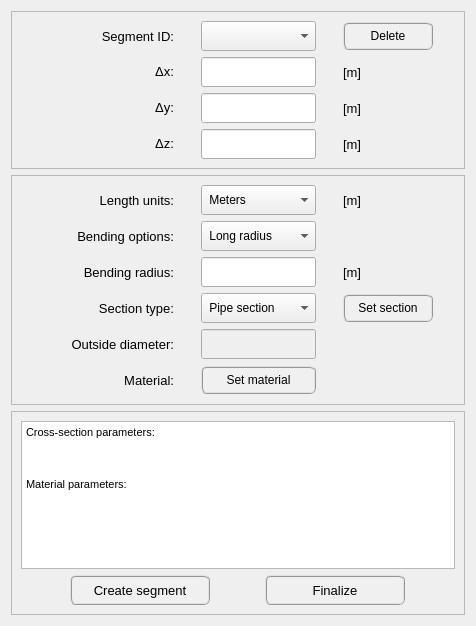
<?xml version="1.0" encoding="UTF-8"?>
<ui version="4.0">
 <class>Form</class>
 <widget class="QWidget" name="Form">
  <property name="geometry">
   <rect>
    <x>0</x>
    <y>0</y>
    <width>476</width>
    <height>626</height>
   </rect>
  </property>
  <property name="windowTitle">
   <string>Form</string>
  </property>
  <layout class="QVBoxLayout" name="verticalLayout">
   <item>
    <widget class="QFrame" name="frame_3">
     <property name="sizePolicy">
      <sizepolicy hsizetype="Expanding" vsizetype="Preferred">
       <horstretch>0</horstretch>
       <verstretch>0</verstretch>
      </sizepolicy>
     </property>
     <property name="frameShape">
      <enum>QFrame::StyledPanel</enum>
     </property>
     <property name="frameShadow">
      <enum>QFrame::Raised</enum>
     </property>
     <layout class="QGridLayout" name="gridLayout">
      <item row="3" column="1">
       <widget class="QLineEdit" name="lineEdit_delta_y">
        <property name="minimumSize">
         <size>
          <width>108</width>
          <height>30</height>
         </size>
        </property>
        <property name="maximumSize">
         <size>
          <width>115</width>
          <height>30</height>
         </size>
        </property>
        <property name="font">
         <font>
          <pointsize>10</pointsize>
         </font>
        </property>
        <property name="alignment">
         <set>Qt::AlignCenter</set>
        </property>
       </widget>
      </item>
      <item row="0" column="0">
       <widget class="QLabel" name="label_10">
        <property name="minimumSize">
         <size>
          <width>132</width>
          <height>30</height>
         </size>
        </property>
        <property name="maximumSize">
         <size>
          <width>132</width>
          <height>30</height>
         </size>
        </property>
        <property name="font">
         <font>
          <pointsize>10</pointsize>
         </font>
        </property>
        <property name="text">
         <string>Segment ID:</string>
        </property>
        <property name="alignment">
         <set>Qt::AlignRight|Qt::AlignTrailing|Qt::AlignVCenter</set>
        </property>
       </widget>
      </item>
      <item row="2" column="2">
       <widget class="QLabel" name="label_unit_delta_x">
        <property name="font">
         <font>
          <pointsize>10</pointsize>
         </font>
        </property>
        <property name="text">
         <string>[m]</string>
        </property>
       </widget>
      </item>
      <item row="3" column="0">
       <widget class="QLabel" name="label_2">
        <property name="minimumSize">
         <size>
          <width>132</width>
          <height>30</height>
         </size>
        </property>
        <property name="maximumSize">
         <size>
          <width>132</width>
          <height>30</height>
         </size>
        </property>
        <property name="font">
         <font>
          <pointsize>10</pointsize>
         </font>
        </property>
        <property name="toolTip">
         <string/>
        </property>
        <property name="text">
         <string>&lt;html&gt;&lt;head/&gt;&lt;body&gt;&lt;p&gt;Δy:&lt;/p&gt;&lt;/body&gt;&lt;/html&gt;</string>
        </property>
        <property name="alignment">
         <set>Qt::AlignRight|Qt::AlignTrailing|Qt::AlignVCenter</set>
        </property>
       </widget>
      </item>
      <item row="3" column="2">
       <widget class="QLabel" name="label_unit_delta_y">
        <property name="font">
         <font>
          <pointsize>10</pointsize>
         </font>
        </property>
        <property name="text">
         <string>[m]</string>
        </property>
       </widget>
      </item>
      <item row="2" column="0">
       <widget class="QLabel" name="label">
        <property name="minimumSize">
         <size>
          <width>132</width>
          <height>30</height>
         </size>
        </property>
        <property name="maximumSize">
         <size>
          <width>132</width>
          <height>30</height>
         </size>
        </property>
        <property name="font">
         <font>
          <pointsize>10</pointsize>
         </font>
        </property>
        <property name="toolTip">
         <string/>
        </property>
        <property name="text">
         <string>&lt;html&gt;&lt;head/&gt;&lt;body&gt;&lt;p&gt;Δx:&lt;/p&gt;&lt;/body&gt;&lt;/html&gt;</string>
        </property>
        <property name="alignment">
         <set>Qt::AlignRight|Qt::AlignTrailing|Qt::AlignVCenter</set>
        </property>
       </widget>
      </item>
      <item row="0" column="1">
       <widget class="QComboBox" name="comboBox_segment_id">
        <property name="minimumSize">
         <size>
          <width>108</width>
          <height>30</height>
         </size>
        </property>
        <property name="maximumSize">
         <size>
          <width>115</width>
          <height>30</height>
         </size>
        </property>
        <property name="font">
         <font>
          <pointsize>9</pointsize>
         </font>
        </property>
        <property name="editable">
         <bool>false</bool>
        </property>
       </widget>
      </item>
      <item row="4" column="0">
       <widget class="QLabel" name="label_3">
        <property name="minimumSize">
         <size>
          <width>132</width>
          <height>30</height>
         </size>
        </property>
        <property name="maximumSize">
         <size>
          <width>132</width>
          <height>30</height>
         </size>
        </property>
        <property name="font">
         <font>
          <pointsize>10</pointsize>
         </font>
        </property>
        <property name="toolTip">
         <string/>
        </property>
        <property name="text">
         <string>&lt;html&gt;&lt;head/&gt;&lt;body&gt;&lt;p&gt;Δz:&lt;/p&gt;&lt;/body&gt;&lt;/html&gt;</string>
        </property>
        <property name="alignment">
         <set>Qt::AlignRight|Qt::AlignTrailing|Qt::AlignVCenter</set>
        </property>
       </widget>
      </item>
      <item row="4" column="1">
       <widget class="QLineEdit" name="lineEdit_delta_z">
        <property name="minimumSize">
         <size>
          <width>108</width>
          <height>30</height>
         </size>
        </property>
        <property name="maximumSize">
         <size>
          <width>115</width>
          <height>30</height>
         </size>
        </property>
        <property name="font">
         <font>
          <pointsize>10</pointsize>
         </font>
        </property>
        <property name="alignment">
         <set>Qt::AlignCenter</set>
        </property>
       </widget>
      </item>
      <item row="4" column="2">
       <widget class="QLabel" name="label_unit_delta_z">
        <property name="font">
         <font>
          <pointsize>10</pointsize>
         </font>
        </property>
        <property name="text">
         <string>[m]</string>
        </property>
       </widget>
      </item>
      <item row="0" column="2">
       <widget class="QPushButton" name="pushButton_delete_segment">
        <property name="minimumSize">
         <size>
          <width>90</width>
          <height>28</height>
         </size>
        </property>
        <property name="maximumSize">
         <size>
          <width>90</width>
          <height>28</height>
         </size>
        </property>
        <property name="font">
         <font>
          <family>MS Shell Dlg 2</family>
          <pointsize>9</pointsize>
          <weight>9</weight>
          <italic>false</italic>
          <bold>false</bold>
         </font>
        </property>
        <property name="toolTip">
         <string>&lt;html&gt;&lt;head/&gt;&lt;body&gt;&lt;p&gt;Press to configure the segment cross-section&lt;/p&gt;&lt;/body&gt;&lt;/html&gt;</string>
        </property>
        <property name="styleSheet">
         <string notr="true">QPushButton{border-radius: 6px; border-color: rgb(150, 150, 150); border-style: ridge; border-width: 2px; color: rgb(0, 0, 0); background-color: rgb(240, 240, 240); font: 75 9pt &quot;MS Shell Dlg 2&quot;}
QPushButton:hover{border-radius: 6px; border-color: rgb(0, 170, 255); border-style: ridge; border-width: 2px; color: rgb(0, 0, 0); background-color: rgba(174, 213, 255, 100); font: 75 9pt &quot;MS Shell Dlg 2&quot;}
QPushButton:pressed{border-radius: 6px; border-color: rgb(0, 170, 255); border-style: ridge; border-width: 3px; color: rgb(0, 0, 0); background-color: rgb(174, 213, 255); font: 75 9pt &quot;MS Shell Dlg 2&quot;}</string>
        </property>
        <property name="text">
         <string>Delete</string>
        </property>
       </widget>
      </item>
      <item row="2" column="1">
       <widget class="QLineEdit" name="lineEdit_delta_x">
        <property name="minimumSize">
         <size>
          <width>108</width>
          <height>30</height>
         </size>
        </property>
        <property name="maximumSize">
         <size>
          <width>115</width>
          <height>30</height>
         </size>
        </property>
        <property name="font">
         <font>
          <pointsize>10</pointsize>
         </font>
        </property>
        <property name="alignment">
         <set>Qt::AlignCenter</set>
        </property>
       </widget>
      </item>
     </layout>
    </widget>
   </item>
   <item>
    <widget class="QFrame" name="frame_2">
     <property name="sizePolicy">
      <sizepolicy hsizetype="Expanding" vsizetype="Preferred">
       <horstretch>0</horstretch>
       <verstretch>0</verstretch>
      </sizepolicy>
     </property>
     <property name="frameShape">
      <enum>QFrame::StyledPanel</enum>
     </property>
     <property name="frameShadow">
      <enum>QFrame::Raised</enum>
     </property>
     <layout class="QGridLayout" name="gridLayout_2">
      <item row="8" column="0">
       <widget class="QLabel" name="label_7">
        <property name="minimumSize">
         <size>
          <width>132</width>
          <height>30</height>
         </size>
        </property>
        <property name="maximumSize">
         <size>
          <width>132</width>
          <height>30</height>
         </size>
        </property>
        <property name="font">
         <font>
          <pointsize>10</pointsize>
         </font>
        </property>
        <property name="text">
         <string>Material:</string>
        </property>
        <property name="alignment">
         <set>Qt::AlignRight|Qt::AlignTrailing|Qt::AlignVCenter</set>
        </property>
       </widget>
      </item>
      <item row="7" column="0">
       <widget class="QLabel" name="label_8">
        <property name="minimumSize">
         <size>
          <width>132</width>
          <height>30</height>
         </size>
        </property>
        <property name="maximumSize">
         <size>
          <width>132</width>
          <height>30</height>
         </size>
        </property>
        <property name="font">
         <font>
          <pointsize>10</pointsize>
         </font>
        </property>
        <property name="text">
         <string>Outside diameter:</string>
        </property>
        <property name="alignment">
         <set>Qt::AlignRight|Qt::AlignTrailing|Qt::AlignVCenter</set>
        </property>
       </widget>
      </item>
      <item row="2" column="0">
       <widget class="QLabel" name="label_6">
        <property name="minimumSize">
         <size>
          <width>132</width>
          <height>30</height>
         </size>
        </property>
        <property name="maximumSize">
         <size>
          <width>132</width>
          <height>30</height>
         </size>
        </property>
        <property name="font">
         <font>
          <pointsize>10</pointsize>
         </font>
        </property>
        <property name="text">
         <string>Bending radius:</string>
        </property>
        <property name="alignment">
         <set>Qt::AlignRight|Qt::AlignTrailing|Qt::AlignVCenter</set>
        </property>
       </widget>
      </item>
      <item row="2" column="1">
       <widget class="QLineEdit" name="lineEdit_bending_radius">
        <property name="minimumSize">
         <size>
          <width>108</width>
          <height>30</height>
         </size>
        </property>
        <property name="maximumSize">
         <size>
          <width>115</width>
          <height>30</height>
         </size>
        </property>
        <property name="font">
         <font>
          <pointsize>9</pointsize>
         </font>
        </property>
        <property name="alignment">
         <set>Qt::AlignCenter</set>
        </property>
       </widget>
      </item>
      <item row="6" column="0">
       <widget class="QLabel" name="label_9">
        <property name="minimumSize">
         <size>
          <width>132</width>
          <height>30</height>
         </size>
        </property>
        <property name="maximumSize">
         <size>
          <width>132</width>
          <height>30</height>
         </size>
        </property>
        <property name="font">
         <font>
          <pointsize>10</pointsize>
         </font>
        </property>
        <property name="text">
         <string>Section type:</string>
        </property>
        <property name="alignment">
         <set>Qt::AlignRight|Qt::AlignTrailing|Qt::AlignVCenter</set>
        </property>
       </widget>
      </item>
      <item row="0" column="1">
       <widget class="QComboBox" name="comboBox_length_unit">
        <property name="minimumSize">
         <size>
          <width>108</width>
          <height>30</height>
         </size>
        </property>
        <property name="maximumSize">
         <size>
          <width>115</width>
          <height>30</height>
         </size>
        </property>
        <property name="font">
         <font>
          <pointsize>9</pointsize>
         </font>
        </property>
        <item>
         <property name="text">
          <string> Meters</string>
         </property>
        </item>
        <item>
         <property name="text">
          <string> Milimeters</string>
         </property>
        </item>
        <item>
         <property name="text">
          <string> Inches</string>
         </property>
        </item>
       </widget>
      </item>
      <item row="1" column="0">
       <widget class="QLabel" name="label_5">
        <property name="minimumSize">
         <size>
          <width>132</width>
          <height>30</height>
         </size>
        </property>
        <property name="maximumSize">
         <size>
          <width>132</width>
          <height>30</height>
         </size>
        </property>
        <property name="font">
         <font>
          <pointsize>10</pointsize>
         </font>
        </property>
        <property name="text">
         <string>Bending options:</string>
        </property>
        <property name="alignment">
         <set>Qt::AlignRight|Qt::AlignTrailing|Qt::AlignVCenter</set>
        </property>
       </widget>
      </item>
      <item row="0" column="2">
       <widget class="QLabel" name="label_unit_diameter">
        <property name="font">
         <font>
          <pointsize>10</pointsize>
         </font>
        </property>
        <property name="text">
         <string>[m]</string>
        </property>
       </widget>
      </item>
      <item row="6" column="1">
       <widget class="QComboBox" name="comboBox_section_type">
        <property name="minimumSize">
         <size>
          <width>108</width>
          <height>30</height>
         </size>
        </property>
        <property name="maximumSize">
         <size>
          <width>115</width>
          <height>30</height>
         </size>
        </property>
        <property name="font">
         <font>
          <pointsize>9</pointsize>
         </font>
        </property>
        <item>
         <property name="text">
          <string> Pipe section</string>
         </property>
        </item>
        <item>
         <property name="text">
          <string> Beam section</string>
         </property>
        </item>
       </widget>
      </item>
      <item row="2" column="2">
       <widget class="QLabel" name="label_unit_bending_radius">
        <property name="font">
         <font>
          <pointsize>10</pointsize>
         </font>
        </property>
        <property name="text">
         <string>[m]</string>
        </property>
       </widget>
      </item>
      <item row="0" column="0">
       <widget class="QLabel" name="label_4">
        <property name="minimumSize">
         <size>
          <width>132</width>
          <height>30</height>
         </size>
        </property>
        <property name="maximumSize">
         <size>
          <width>132</width>
          <height>30</height>
         </size>
        </property>
        <property name="font">
         <font>
          <pointsize>10</pointsize>
         </font>
        </property>
        <property name="text">
         <string>Length units:</string>
        </property>
        <property name="alignment">
         <set>Qt::AlignRight|Qt::AlignTrailing|Qt::AlignVCenter</set>
        </property>
       </widget>
      </item>
      <item row="7" column="1">
       <widget class="QLineEdit" name="lineEdit_section_diameter">
        <property name="enabled">
         <bool>false</bool>
        </property>
        <property name="minimumSize">
         <size>
          <width>108</width>
          <height>30</height>
         </size>
        </property>
        <property name="maximumSize">
         <size>
          <width>115</width>
          <height>30</height>
         </size>
        </property>
        <property name="font">
         <font>
          <pointsize>10</pointsize>
         </font>
        </property>
        <property name="alignment">
         <set>Qt::AlignCenter</set>
        </property>
       </widget>
      </item>
      <item row="1" column="1">
       <widget class="QComboBox" name="comboBox_bending_type">
        <property name="minimumSize">
         <size>
          <width>108</width>
          <height>30</height>
         </size>
        </property>
        <property name="maximumSize">
         <size>
          <width>115</width>
          <height>30</height>
         </size>
        </property>
        <property name="font">
         <font>
          <pointsize>9</pointsize>
         </font>
        </property>
        <item>
         <property name="text">
          <string> Long radius</string>
         </property>
        </item>
        <item>
         <property name="text">
          <string> Short radius</string>
         </property>
        </item>
        <item>
         <property name="text">
          <string> User-defined</string>
         </property>
        </item>
        <item>
         <property name="text">
          <string> Disabled</string>
         </property>
        </item>
       </widget>
      </item>
      <item row="6" column="2">
       <widget class="QPushButton" name="pushButton_set_cross_section">
        <property name="minimumSize">
         <size>
          <width>90</width>
          <height>28</height>
         </size>
        </property>
        <property name="maximumSize">
         <size>
          <width>90</width>
          <height>28</height>
         </size>
        </property>
        <property name="font">
         <font>
          <family>MS Shell Dlg 2</family>
          <pointsize>9</pointsize>
          <weight>9</weight>
          <italic>false</italic>
          <bold>false</bold>
         </font>
        </property>
        <property name="toolTip">
         <string>&lt;html&gt;&lt;head/&gt;&lt;body&gt;&lt;p&gt;Press to configure the segment cross-section&lt;/p&gt;&lt;/body&gt;&lt;/html&gt;</string>
        </property>
        <property name="styleSheet">
         <string notr="true">QPushButton{border-radius: 6px; border-color: rgb(150, 150, 150); border-style: ridge; border-width: 2px; color: rgb(0, 0, 0); background-color: rgb(240, 240, 240); font: 75 9pt &quot;MS Shell Dlg 2&quot;}
QPushButton:hover{border-radius: 6px; border-color: rgb(0, 170, 255); border-style: ridge; border-width: 2px; color: rgb(0, 0, 0); background-color: rgba(174, 213, 255, 100); font: 75 9pt &quot;MS Shell Dlg 2&quot;}
QPushButton:pressed{border-radius: 6px; border-color: rgb(0, 170, 255); border-style: ridge; border-width: 3px; color: rgb(0, 0, 0); background-color: rgb(174, 213, 255); font: 75 9pt &quot;MS Shell Dlg 2&quot;}</string>
        </property>
        <property name="text">
         <string>Set section</string>
        </property>
       </widget>
      </item>
      <item row="8" column="1">
       <widget class="QPushButton" name="pushButton_set_material">
        <property name="minimumSize">
         <size>
          <width>108</width>
          <height>28</height>
         </size>
        </property>
        <property name="maximumSize">
         <size>
          <width>115</width>
          <height>28</height>
         </size>
        </property>
        <property name="font">
         <font>
          <family>MS Shell Dlg 2</family>
          <pointsize>9</pointsize>
          <weight>9</weight>
          <italic>false</italic>
          <bold>false</bold>
         </font>
        </property>
        <property name="toolTip">
         <string>&lt;html&gt;&lt;head/&gt;&lt;body&gt;&lt;p&gt;Press to configure the segment material&lt;/p&gt;&lt;/body&gt;&lt;/html&gt;</string>
        </property>
        <property name="styleSheet">
         <string notr="true">QPushButton{border-radius: 6px; border-color: rgb(150, 150, 150); border-style: ridge; border-width: 2px; color: rgb(0, 0, 0); background-color: rgb(240, 240, 240); font: 75 9pt &quot;MS Shell Dlg 2&quot;}
QPushButton:hover{border-radius: 6px; border-color: rgb(0, 170, 255); border-style: ridge; border-width: 2px; color: rgb(0, 0, 0); background-color: rgba(174, 213, 255, 100); font: 75 9pt &quot;MS Shell Dlg 2&quot;}
QPushButton:pressed{border-radius: 6px; border-color: rgb(0, 170, 255); border-style: ridge; border-width: 3px; color: rgb(0, 0, 0); background-color: rgb(174, 213, 255); font: 75 9pt &quot;MS Shell Dlg 2&quot;}</string>
        </property>
        <property name="text">
         <string>Set material</string>
        </property>
       </widget>
      </item>
     </layout>
    </widget>
   </item>
   <item>
    <widget class="QFrame" name="information_frame">
     <property name="sizePolicy">
      <sizepolicy hsizetype="Preferred" vsizetype="Expanding">
       <horstretch>0</horstretch>
       <verstretch>0</verstretch>
      </sizepolicy>
     </property>
     <property name="frameShape">
      <enum>QFrame::StyledPanel</enum>
     </property>
     <property name="frameShadow">
      <enum>QFrame::Raised</enum>
     </property>
     <layout class="QVBoxLayout" name="verticalLayout_4">
      <item>
       <widget class="QTextEdit" name="textEdit_segment_information">
        <property name="minimumSize">
         <size>
          <width>0</width>
          <height>0</height>
         </size>
        </property>
        <property name="maximumSize">
         <size>
          <width>16777215</width>
          <height>16777215</height>
         </size>
        </property>
        <property name="html">
         <string>&lt;!DOCTYPE HTML PUBLIC &quot;-//W3C//DTD HTML 4.0//EN&quot; &quot;http://www.w3.org/TR/REC-html40/strict.dtd&quot;&gt;
&lt;html&gt;&lt;head&gt;&lt;meta name=&quot;qrichtext&quot; content=&quot;1&quot; /&gt;&lt;style type=&quot;text/css&quot;&gt;
p, li { white-space: pre-wrap; }
&lt;/style&gt;&lt;/head&gt;&lt;body style=&quot; font-family:'Cantarell'; font-size:11pt; font-weight:400; font-style:normal;&quot;&gt;
&lt;p style=&quot; margin-top:0px; margin-bottom:0px; margin-left:0px; margin-right:0px; -qt-block-indent:0; text-indent:0px;&quot;&gt;&lt;span style=&quot; font-family:'MS Shell Dlg 2'; font-size:8pt;&quot;&gt;Cross-section parameters:&lt;/span&gt;&lt;/p&gt;
&lt;p style=&quot;-qt-paragraph-type:empty; margin-top:0px; margin-bottom:0px; margin-left:0px; margin-right:0px; -qt-block-indent:0; text-indent:0px; font-family:'MS Shell Dlg 2'; font-size:8pt;&quot;&gt;&lt;br /&gt;&lt;/p&gt;
&lt;p style=&quot;-qt-paragraph-type:empty; margin-top:0px; margin-bottom:0px; margin-left:0px; margin-right:0px; -qt-block-indent:0; text-indent:0px; font-family:'MS Shell Dlg 2'; font-size:8pt;&quot;&gt;&lt;br /&gt;&lt;/p&gt;
&lt;p style=&quot;-qt-paragraph-type:empty; margin-top:0px; margin-bottom:0px; margin-left:0px; margin-right:0px; -qt-block-indent:0; text-indent:0px; font-family:'MS Shell Dlg 2'; font-size:8pt;&quot;&gt;&lt;br /&gt;&lt;/p&gt;
&lt;p style=&quot; margin-top:0px; margin-bottom:0px; margin-left:0px; margin-right:0px; -qt-block-indent:0; text-indent:0px;&quot;&gt;&lt;span style=&quot; font-family:'MS Shell Dlg 2'; font-size:8pt;&quot;&gt;Material parameters:&lt;/span&gt;&lt;/p&gt;&lt;/body&gt;&lt;/html&gt;</string>
        </property>
       </widget>
      </item>
      <item>
       <layout class="QHBoxLayout" name="horizontalLayout_2">
        <item>
         <widget class="QPushButton" name="pushButton_create_segment">
          <property name="minimumSize">
           <size>
            <width>140</width>
            <height>30</height>
           </size>
          </property>
          <property name="maximumSize">
           <size>
            <width>140</width>
            <height>30</height>
           </size>
          </property>
          <property name="font">
           <font>
            <family>MS Shell Dlg 2</family>
            <pointsize>10</pointsize>
            <weight>9</weight>
            <italic>false</italic>
            <bold>false</bold>
           </font>
          </property>
          <property name="toolTip">
           <string>&lt;html&gt;&lt;head/&gt;&lt;body&gt;&lt;p&gt;&lt;span style=&quot; font-weight:400;&quot;&gt;Press enter to create the segment&lt;/span&gt;&lt;/p&gt;&lt;/body&gt;&lt;/html&gt;</string>
          </property>
          <property name="styleSheet">
           <string notr="true">QPushButton{border-radius: 6px; border-color: rgb(150, 150, 150); border-style: ridge; border-width: 2px; color: rgb(0, 0, 0); background-color: rgb(240, 240, 240); font: 75 10pt &quot;MS Shell Dlg 2&quot;}
QPushButton:hover{border-radius: 6px; border-color: rgb(0, 170, 255); border-style: ridge; border-width: 2px; color: rgb(0, 0, 0); background-color: rgba(174, 213, 255, 100); font: 75 10pt &quot;MS Shell Dlg 2&quot;}
QPushButton:pressed{border-radius: 6px; border-color: rgb(0, 170, 255); border-style: ridge; border-width: 3px; color: rgb(0, 0, 0); background-color: rgb(174, 213, 255); font: 75 10pt &quot;MS Shell Dlg 2&quot;}</string>
          </property>
          <property name="text">
           <string>Create segment</string>
          </property>
          <property name="shortcut">
           <string>Return</string>
          </property>
         </widget>
        </item>
        <item>
         <widget class="QPushButton" name="pushButton_finalize">
          <property name="minimumSize">
           <size>
            <width>140</width>
            <height>30</height>
           </size>
          </property>
          <property name="maximumSize">
           <size>
            <width>140</width>
            <height>30</height>
           </size>
          </property>
          <property name="font">
           <font>
            <family>MS Shell Dlg 2</family>
            <pointsize>10</pointsize>
            <weight>9</weight>
            <italic>false</italic>
            <bold>false</bold>
           </font>
          </property>
          <property name="toolTip">
           <string>&lt;html&gt;&lt;head/&gt;&lt;body&gt;&lt;p&gt;&lt;span style=&quot; font-weight:400;&quot;&gt;Press to finalize the geometry creation&lt;/span&gt;&lt;/p&gt;&lt;/body&gt;&lt;/html&gt;</string>
          </property>
          <property name="styleSheet">
           <string notr="true">QPushButton{border-radius: 6px; border-color: rgb(150, 150, 150); border-style: ridge; border-width: 2px; color: rgb(0, 0, 0); background-color: rgb(240, 240, 240); font: 75 10pt &quot;MS Shell Dlg 2&quot;}
QPushButton:hover{border-radius: 6px; border-color: rgb(0, 170, 255); border-style: ridge; border-width: 2px; color: rgb(0, 0, 0); background-color: rgba(174, 213, 255, 100); font: 75 10pt &quot;MS Shell Dlg 2&quot;}
QPushButton:pressed{border-radius: 6px; border-color: rgb(0, 170, 255); border-style: ridge; border-width: 3px; color: rgb(0, 0, 0); background-color: rgb(174, 213, 255); font: 75 10pt &quot;MS Shell Dlg 2&quot;}</string>
          </property>
          <property name="text">
           <string>Finalize</string>
          </property>
         </widget>
        </item>
       </layout>
      </item>
     </layout>
    </widget>
   </item>
  </layout>
 </widget>
 <resources/>
 <connections/>
</ui>
